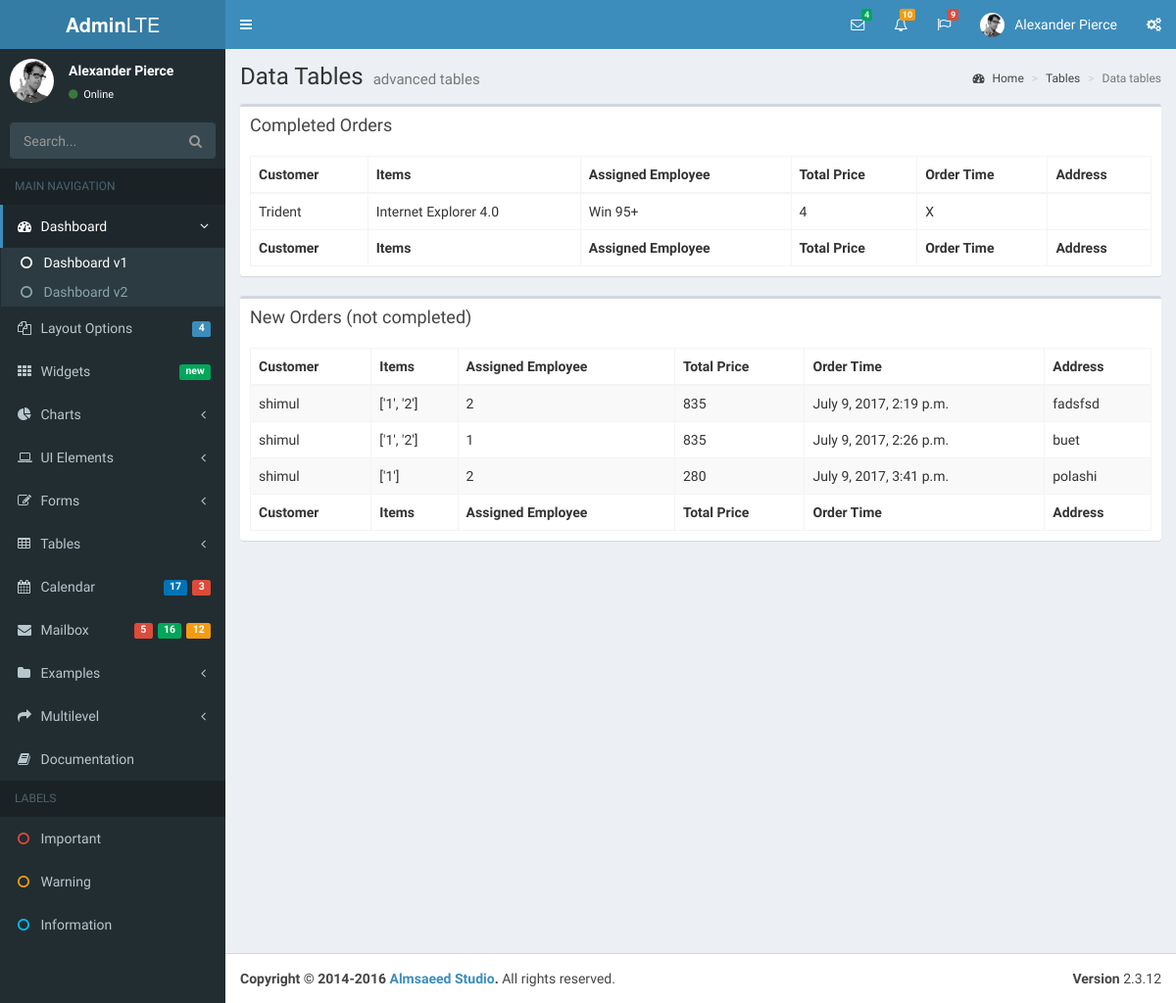
Page /superadminneworders/ on the earlier database version.
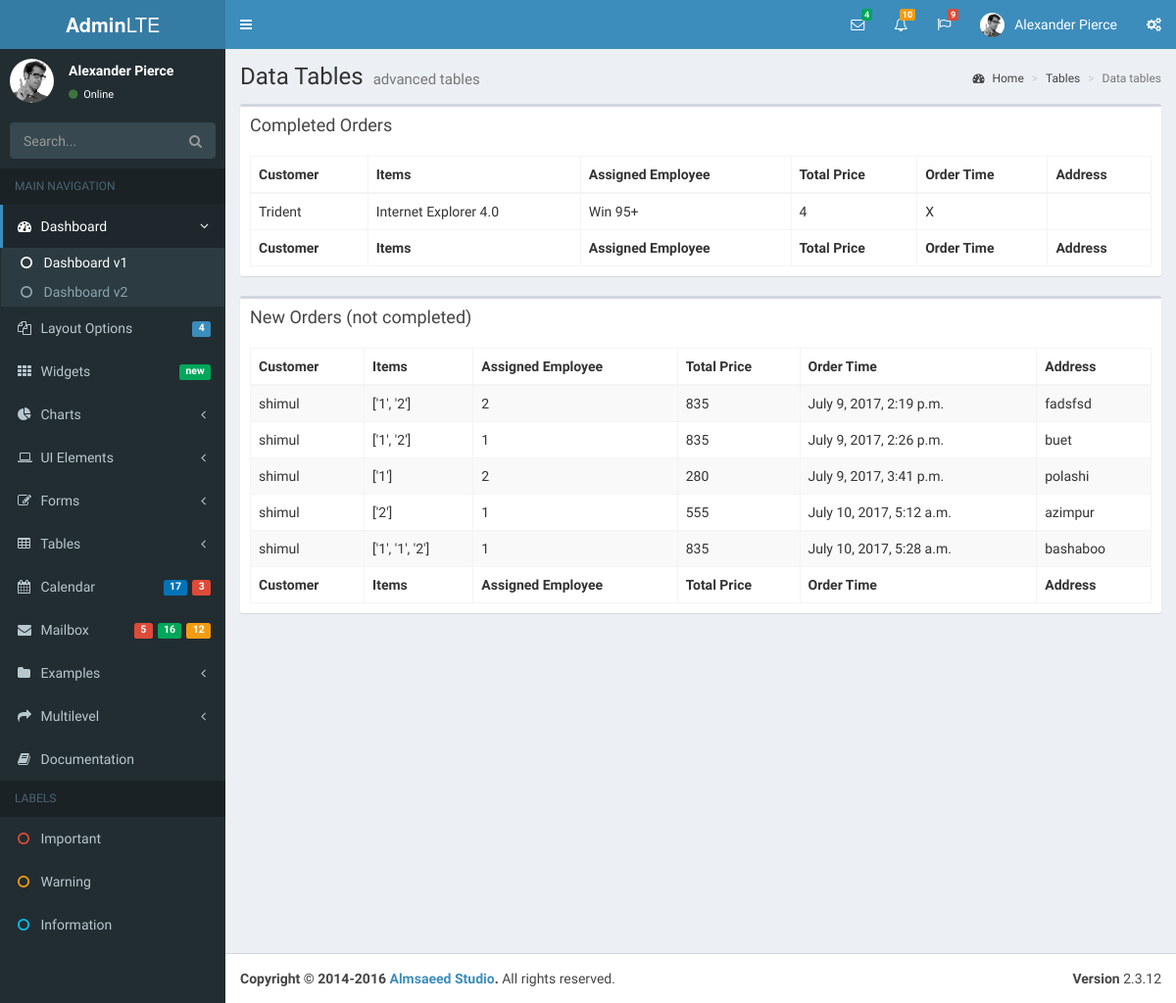
Same page on the later database version.
### user/models.py (models this page shows)
class NewOrders(models.Model):
    cart_items = models.CharField(max_length=500)
    employee_id = models.PositiveIntegerField(null=True)
    customer_username = models.CharField(max_length=100, null=True)
    order_time = models.DateTimeField(null=True)
    total_price = models.PositiveIntegerField(null=True)
    address = models.CharField(max_length=300, null=True)

### user/views.py (the view)
# urls.py: url(r'^superadminneworders/$', views.SuperAdminNewOrdersView.as_view(), name='superadminneworders'),
class SuperAdminNewOrdersView(View):
    def get(self, request):
        queryset_list = NewOrders.objects.all()
        context = {
            'object_list': queryset_list,
        }
        return render(request, 'user/superadminneworders.html', context)

### user/templates/user/superadminneworders.html (shortened to what this page needs)
{% extends 'user/base3.html' %}
{% block content %}
  <div class="content-wrapper">
    <section class="content-header">
      <h1>
        Data Tables
        <small>advanced tables</small>
      </h1>
      <ol class="breadcrumb">
        <li><a href="#"><i class="fa fa-dashboard"></i> Home</a></li>
        <li><a href="#">Tables</a></li>
        <li class="active">Data tables</li>
      </ol>
    </section>
    <section class="content">
      <div class="row">
        <div class="col-xs-12">
          <div class="box">
            <div class="box-header">
              <h3 class="box-title">Completed Orders</h3>
            </div>
            <div class="box-body">
              <table id="example2" class="table table-bordered table-hover">
                <thead>
                <tr>
                  <th>Customer</th>
                  <th>Items</th>
                  <th>Assigned Employee</th>
                  <th>Total Price</th>
                  <th>Order Time</th>
                    <th>Address</th>
                </tr>
                </thead>
                <tbody>
                <tr>
                  <td>Trident</td>
                  <td>Internet
                    Explorer 4.0
                  </td>
                  <td>Win 95+</td>
                  <td> 4</td>
                  <td>X</td>
                </tr>
                </tbody>
                <tfoot>
                <tr>
                  <th>Customer</th>
                  <th>Items</th>
                  <th>Assigned Employee</th>
                  <th>Total Price</th>
                  <th>Order Time</th>
                    <th>Address</th>
                </tr>
                </tfoot>
              </table>
            </div>
          </div>
          <div class="box">
            <div class="box-header">
              <h3 class="box-title">New Orders (not completed)</h3>
            </div>
            <div class="box-body">
              <table id="example1" class="table table-bordered table-striped">
                <thead>
                <tr>
                  <th>Customer</th>
                  <th>Items</th>
                  <th>Assigned Employee</th>
                  <th>Total Price</th>
                  <th>Order Time</th>
                    <th>Address</th>
                </tr>
                </thead>
                <tbody>
                {% for neworder in object_list %}
                <tr>
                  <td>{{ neworder.customer_username }}</td>
                  <td>{{ neworder.cart_items }}</td>
                  <td>{{ neworder.employee_id }}</td>
                  <td>{{ neworder.total_price }}</td>
                  <td>{{ neworder.order_time }}</td>
                    <td>{{ neworder.address }}</td>
                </tr>
                {% endfor %}
                </tbody>
                <tfoot>
                <tr>
                  <th>Customer</th>
                  <th>Items</th>
                  <th>Assigned Employee</th>
                  <th>Total Price</th>
                  <th>Order Time</th>
                    <th>Address</th>
                </tr>
                </tfoot>
              </table>
            </div>
          </div>
        </div>
      </div>
    </section>
  </div>
{% endblock %}

Differences in the rows shown:
added NewOrders: customer_username "shimul", cart_items "['2']", employee_id "1", total_price "555", order_time "July 10, 2017, 5:12 a.m.", address "azimpur"
added NewOrders: customer_username "shimul", cart_items "['1', '1', '2']", employee_id "1", total_price "835", order_time "July 10, 2017, 5:28 a.m.", address "bashaboo"
